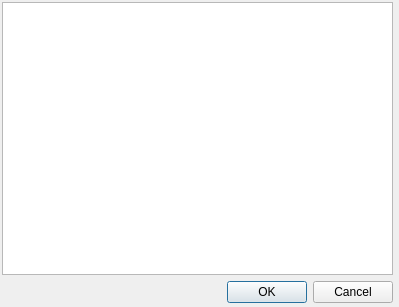
<?xml version="1.0" encoding="UTF-8"?>
<ui version="4.0">
 <class>removeFeedDialog</class>
 <widget class="QDialog" name="removeFeedDialog">
  <property name="geometry">
   <rect>
    <x>0</x>
    <y>0</y>
    <width>399</width>
    <height>307</height>
   </rect>
  </property>
  <property name="windowTitle">
   <string>Odebrat zdroj</string>
  </property>
  <property name="windowIcon">
   <iconset resource="resources.qrc">
    <normaloff>:/icons/icons/GooDer.svgz</normaloff>:/icons/icons/GooDer.svgz</iconset>
  </property>
  <widget class="QWidget" name="layoutWidget">
   <property name="geometry">
    <rect>
     <x>2</x>
     <y>2</y>
     <width>391</width>
     <height>301</height>
    </rect>
   </property>
   <layout class="QVBoxLayout" name="verticalLayout">
    <item>
     <widget class="QListWidget" name="feedListWidget"/>
    </item>
    <item>
     <widget class="QDialogButtonBox" name="buttonBox">
      <property name="standardButtons">
       <set>QDialogButtonBox::Cancel|QDialogButtonBox::Ok</set>
      </property>
     </widget>
    </item>
   </layout>
  </widget>
 </widget>
 <resources>
  <include location="resources.qrc"/>
 </resources>
 <connections/>
</ui>
